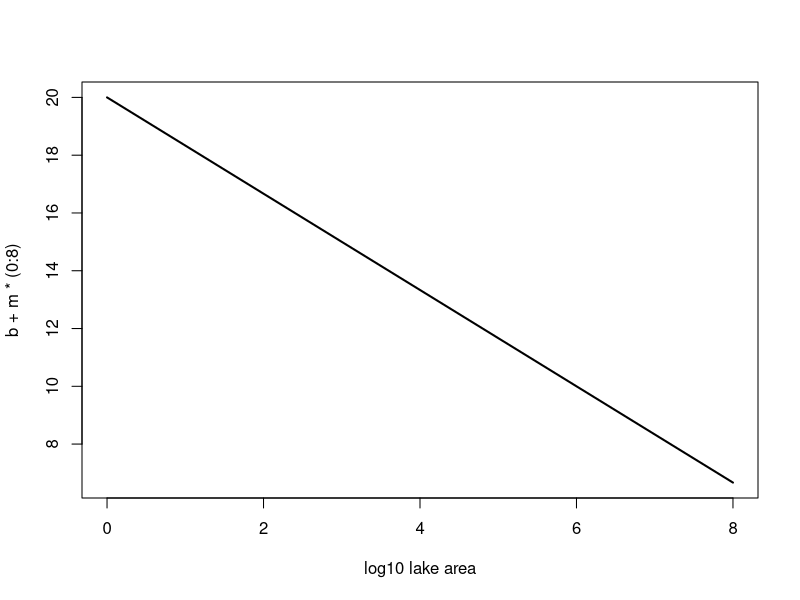
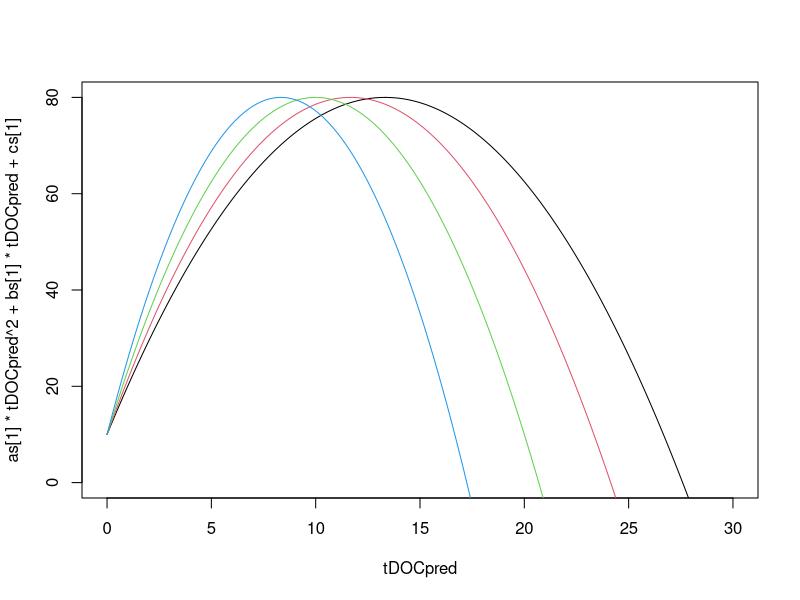
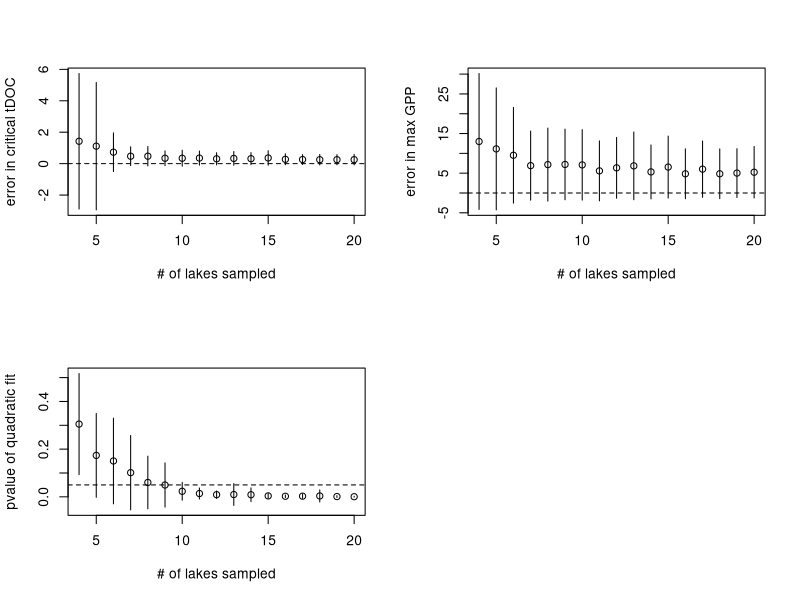
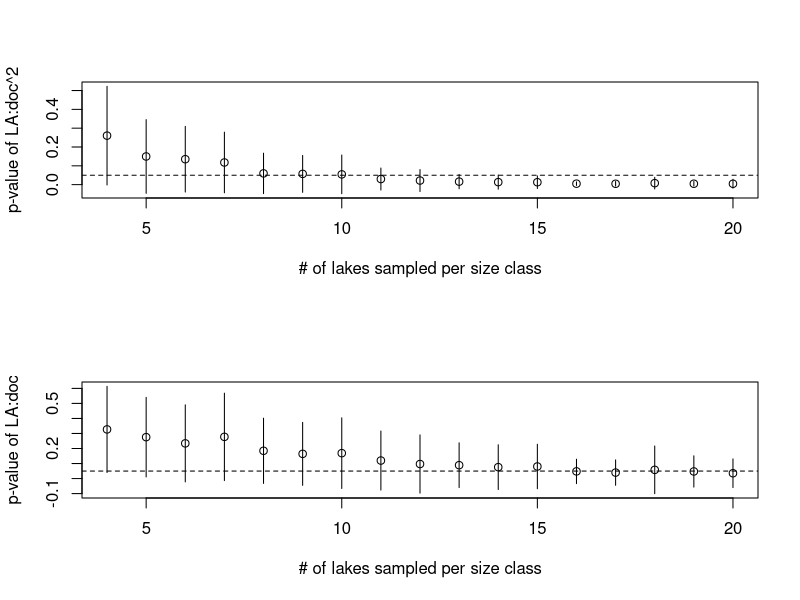
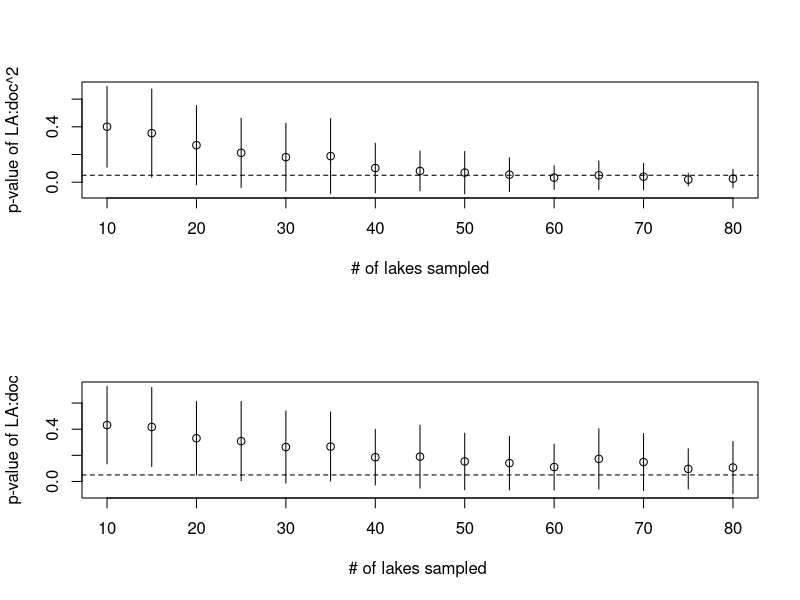
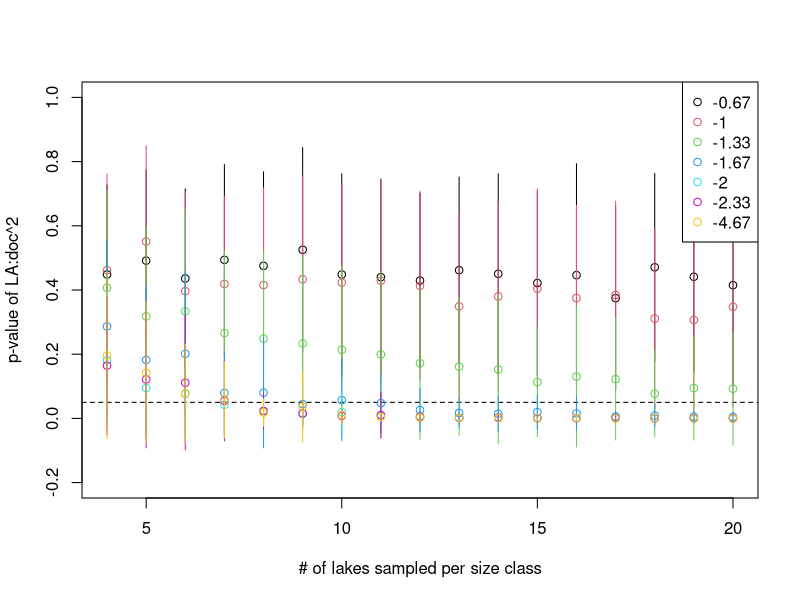
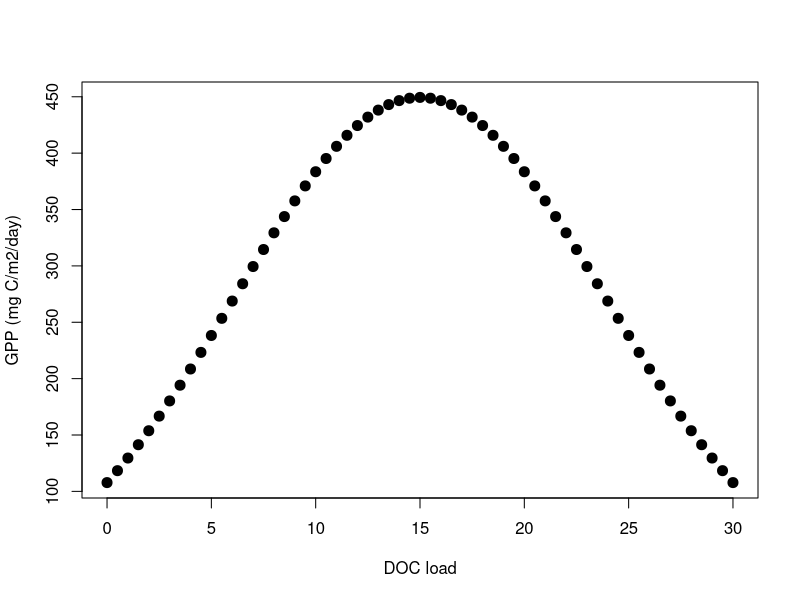

These figures' R source, in order: (Note: this script raises an error after producing the figures.)
### power analysis for lake size effect on critical productivity relationship
### ecosystems proposal 2016
### 7-9-16
### SEJ

# assume linear relationship between tDOC load and critical tDOC level
b=20
m=-(10/6)		# presumably smaller this is the harder it is to detect differences

plot(0:8,b+m*(0:8),type='l',xlab="log10 lake area",lwd=2)

### deriving maximum and critical value from quadratic coefficients a, b, and c
# a must be negative to have a maximum
# maxProd=c-b^2/(4*a)
# crit=-b/(2*a)

maxProd=80		#mmol O2 m-3 d-1

LAs=10^c(4,5,6,7)
crits=b+m*log10(LAs)
C=10

as=(C-maxProd)/crits^2
bs=-2*as*crits
cs=as*crits^2+maxProd

tDOCpred=seq(0,30,0.1)

plot(tDOCpred,as[1]*tDOCpred^2+bs[1]*tDOCpred+cs[1],type='l',xlim=c(0,30),ylim=c(0,maxProd),col=1)
for(i in 2:length(crits)){
  lines(tDOCpred,as[i]*tDOCpred^2+bs[i]*tDOCpred+cs[i],col=i)
}


# assuming C.V. of GPP is ~25%
# pick lakes within 25% of target size

### how many lakes to get significant quadratic fit
# function to get p-value from lm object
lmp<-function(m){
  f=summary(m)$fstatistic
  p=pf(f[1],f[2],f[3],lower.tail=F)
  return(p)
}

# function to generate DOC-GPP survey data with noise and report performance vs. non-noise model fit
fitGPPvDOC<-function(N,LA,b=20,m=-10/6,C=10,maxProd=80){
  doc=runif(N,min=seq(0,(20-20/N),length.out=N),max=seq((20/N),20,length.out=N))
  doc2=doc*doc
  LAs=runif(N,LA*0.75,LA*1.25)
  
  crits=b+m*log10(LAs)
  as=(C-maxProd)/crits^2
  bs=-2*as*crits
  cs=as*crits^2+maxProd

  meanGPPs=as*doc^2+bs*doc+cs
  GPPs=rnorm(N,meanGPPs,0.25*meanGPPs)
  
  meanFit=lm(meanGPPs~doc2+doc)
  mfc=coef(meanFit)
  meanV=-mfc[3]/(2*mfc[2])
  meanMax=mfc[2]*meanV^2+mfc[3]*meanV+mfc[1]
  
  fit=lm(GPPs~doc2+doc)
  fc=coef(fit)
  fitV=-fc[3]/(2*fc[2])
  fitMax=fc[2]*fitV^2+fc[3]*fitV+fc[1]
  
  return(c(meanV-fitV,meanMax-fitMax,lmp(fit)))
}

Ns=seq(4,20)
reps=100
  
#Set up a bunch of blank matrices, I think - IAO
Vdiff=matrix(NA,length(Ns),reps)
MAXdiff=Vdiff
pvalue=Vdiff

#fill with predicted values
for(i in 1:length(Ns)){
  for(j in 1:reps){
    print(c(i,j))
    cur=fitGPPvDOC(N=Ns[i],LA=1e6)
    Vdiff[i,j]=cur[1]
    MAXdiff[i,j]=cur[2]
    pvalue[i,j]=cur[3]	
  }
}

meanVdiff=rowMeans(abs(Vdiff))
sdVdiff=apply(Vdiff,1,sd)
meanMAXdiff=rowMeans(abs(MAXdiff))
sdMAXdiff=apply(MAXdiff,1,sd)
meanP=rowMeans(pvalue)
sdP=apply(pvalue,1,sd)

dev.new()
par(mfrow=c(2,2))
plot(Ns,meanVdiff,xlab="# of lakes sampled",ylab="error in critical tDOC",ylim=c(min(meanVdiff-sdVdiff),max(meanVdiff+sdVdiff)))
arrows(Ns,meanVdiff-sdVdiff,Ns,meanVdiff+sdVdiff,code=0)
abline(h=0,lty=2)
plot(Ns,meanMAXdiff,xlab="# of lakes sampled",ylab="error in max GPP",ylim=c(min(meanMAXdiff-sdMAXdiff),max(meanMAXdiff+sdMAXdiff)))
arrows(Ns,meanMAXdiff-sdMAXdiff,Ns,meanMAXdiff+sdMAXdiff,code=0)
abline(h=0,lty=2)
plot(Ns,meanP,xlab="# of lakes sampled",ylab="pvalue of quadratic fit",ylim=c(min(meanP-sdP),max(meanP+sdP)))
arrows(Ns,meanP-sdP,Ns,meanP+sdP,code=0)
abline(h=0.05,lty=2)


### how many lakes to detect size effect on critical DOC level when using lake size classes
LAclasses<-function(N,meanLAs=10^(4:7),maxProd=80,b=20,m=-10/6,C=10){
  LAs=runif((N*length(meanLAs)),rep(meanLAs*0.75,each=N),rep(meanLAs*1.25,each=N))
  doc=runif((N*length(meanLAs)),min=rep(seq(0,(20-20/N),length.out=N),length(meanLAs)),max=rep(seq((20/N),20,length.out=N),length(meanLAs)))
  doc2=doc*doc
  
  crits=b+m*log10(LAs)
  as=(C-maxProd)/crits^2
  bs=-2*as*crits
  cs=as*crits^2+maxProd
  
  meanGPPs=as*doc^2+bs*doc+cs
  GPPs=rnorm((N*length(meanLAs)),meanGPPs,0.25*meanGPPs)
  
  #plot(doc,GPPs,col=rep(1:length(meanLAs),each=N))
  fit=lm(GPPs~doc2+doc2:LAs+doc+doc:LAs)
  
  return(summary(fit)$coefficients[4:5,4])
}

Ns=4:20
reps=100

p2=matrix(NA,length(Ns),reps)
p1=p2

for(i in 1:length(Ns)){
  for(j in 1:reps){
    print(c(i,j))
    cur=LAclasses(Ns[i])
    p2[i,j]=cur[1]
    p1[i,j]=cur[2]	
  }
}

meanP2=rowMeans(p2)
sdP2=apply(p2,1,sd)
meanP1=rowMeans(p1)
sdP1=apply(p1,1,sd)

dev.new()
par(mfrow=c(2,1))
plot(Ns,meanP2,xlab="# of lakes sampled per size class",ylab="p-value of LA:doc^2",ylim=c(min(meanP2-sdP2),max(meanP2+sdP2)))
arrows(Ns,meanP2-sdP2,Ns,meanP2+sdP2,code=0)
abline(h=0.05,lty=2)
plot(Ns,meanP1,xlab="# of lakes sampled per size class",ylab="p-value of LA:doc",ylim=c(min(meanP1-sdP1),max(meanP1+sdP1)))
arrows(Ns,meanP1-sdP1,Ns,meanP1+sdP1,code=0)
abline(h=0.05,lty=2)


### how many lakes to detect size effect on critical DOC level when using lake size classes
LAunif<-function(N,minLA=1e4,maxLA=1e7,maxProd=80,b=20,m=-10/6,C=10){
  LAs=10^runif(N,log10(minLA),log10(maxLA))
  doc=runif(N,min=rep(seq(0,16,4),ceiling(N/5)),max=rep(seq(4,20,4),ceiling(N/5)))
  doc2=doc*doc
  
  crits=b+m*log10(LAs)
  as=(C-maxProd)/crits^2
  bs=-2*as*crits
  cs=as*crits^2+maxProd
  
  meanGPPs=as*doc^2+bs*doc+cs
  GPPs=rnorm(N,meanGPPs,0.25*meanGPPs)
  
  #plot(doc,GPPs,col=rep(1:length(meanLAs),each=N))
  fit=lm(GPPs~doc2+doc2:LAs+doc+doc:LAs)
  
  return(summary(fit)$coefficients[4:5,4])
}

Ns=seq(10,80,5)
reps=100

p2=matrix(NA,length(Ns),reps)
p1=p2

for(i in 1:length(Ns)){
  for(j in 1:reps){
    print(c(i,j))
    cur=LAunif(Ns[i])
    p2[i,j]=cur[1]
    p1[i,j]=cur[2]	
  }
}

meanP2=rowMeans(p2)
sdP2=apply(p2,1,sd)
meanP1=rowMeans(p1)
sdP1=apply(p1,1,sd)

dev.new()

par(mfrow=c(2,1))
plot(Ns,meanP2,xlab="# of lakes sampled",ylab="p-value of LA:doc^2",ylim=c(min(meanP2-sdP2),max(meanP2+sdP2)))
arrows(Ns,meanP2-sdP2,Ns,meanP2+sdP2,code=0)
abline(h=0.05,lty=2)
plot(Ns,meanP1,xlab="# of lakes sampled ",ylab="p-value of LA:doc",ylim=c(min(meanP1-sdP1),max(meanP1+sdP1)))
arrows(Ns,meanP1-sdP1,Ns,meanP1+sdP1,code=0)
abline(h=0.05,lty=2)



## how does minimum N per class change with slope of log-linear relationship between LA and critical tDOC
Ns=4:20
reps=100

p2=matrix(NA,length(Ns),reps)
p1=p2

# m = -4/6
for(i in 1:length(Ns)){
  for(j in 1:reps){
    print(c(i,j))
    cur=LAclasses(Ns[i],m=-4/6)
    p2[i,j]=cur[1]
    p1[i,j]=cur[2]	
  }
}

meanP2=rowMeans(p2)
sdP2=apply(p2,1,sd)
meanP1=rowMeans(p1)
sdP1=apply(p1,1,sd)

dev.new()
plot(Ns,meanP2,xlab="# of lakes sampled per size class",ylab="p-value of LA:doc^2",ylim=c(-0.2,1))
arrows(Ns,meanP2-sdP2,Ns,meanP2+sdP2,code=0)
abline(h=0.05,lty=2)

# m = -6/6
for(i in 1:length(Ns)){
  for(j in 1:reps){
    print(c(i,j))
    cur=LAclasses(Ns[i],m=-6/6)
    p2[i,j]=cur[1]
    p1[i,j]=cur[2]	
  }
}

meanP2=rowMeans(p2)
sdP2=apply(p2,1,sd)
meanP1=rowMeans(p1)
sdP1=apply(p1,1,sd)

points(Ns,meanP2,col=2)
arrows(Ns,meanP2-sdP2,Ns,meanP2+sdP2,code=0,col=2)

# m = -8/6
for(i in 1:length(Ns)){
  for(j in 1:reps){
    print(c(i,j))
    cur=LAclasses(Ns[i],m=-8/6)
    p2[i,j]=cur[1]
    p1[i,j]=cur[2]	
  }
}

meanP2=rowMeans(p2)
sdP2=apply(p2,1,sd)
meanP1=rowMeans(p1)
sdP1=apply(p1,1,sd)

points(Ns,meanP2,col=3)
arrows(Ns,meanP2-sdP2,Ns,meanP2+sdP2,code=0,col=3)

# m = -10/6
for(i in 1:length(Ns)){
  for(j in 1:reps){
    print(c(i,j))
    cur=LAclasses(Ns[i],m=-10/6)
    p2[i,j]=cur[1]
    p1[i,j]=cur[2]	
  }
}

meanP2=rowMeans(p2)
sdP2=apply(p2,1,sd)
meanP1=rowMeans(p1)
sdP1=apply(p1,1,sd)

points(Ns,meanP2,col=4)
arrows(Ns,meanP2-sdP2,Ns,meanP2+sdP2,code=0,col=4)

# m = -12/6
for(i in 1:length(Ns)){
  for(j in 1:reps){
    print(c(i,j))
    cur=LAclasses(Ns[i],m=-12/6)
    p2[i,j]=cur[1]
    p1[i,j]=cur[2]	
  }
}

meanP2=rowMeans(p2)
sdP2=apply(p2,1,sd)
meanP1=rowMeans(p1)
sdP1=apply(p1,1,sd)

points(Ns,meanP2,col=5)
arrows(Ns,meanP2-sdP2,Ns,meanP2+sdP2,code=0,col=5)

# m = -14/6
for(i in 1:length(Ns)){
  for(j in 1:reps){
    print(c(i,j))
    cur=LAclasses(Ns[i],m=-14/6)
    p2[i,j]=cur[1]
    p1[i,j]=cur[2]	
  }
}

meanP2=rowMeans(p2)
sdP2=apply(p2,1,sd)
meanP1=rowMeans(p1)
sdP1=apply(p1,1,sd)

points(Ns,meanP2,col=6)
arrows(Ns,meanP2-sdP2,Ns,meanP2+sdP2,code=0,col=6)

# m = -14/3
for(i in 1:length(Ns)){
  for(j in 1:reps){
    print(c(i,j))
    cur=LAclasses(Ns[i],m=-14/6)
    p2[i,j]=cur[1]
    p1[i,j]=cur[2]	
  }
}

meanP2=rowMeans(p2)
sdP2=apply(p2,1,sd)
meanP1=rowMeans(p1)
sdP1=apply(p1,1,sd)

points(Ns,meanP2,col=7)
arrows(Ns,meanP2-sdP2,Ns,meanP2+sdP2,code=0,col=7)

legend('topright',legend=round(c(-4/6,-6/6,-8/6,-10/6,-12/6,-14/6,-14/3),2),pch=21,col=1:7)


#################################################################
####Here I'm messing around with simulating data#################
# and attempting a power analysis for the Kelly model test#######
#################################################################

library(ggplot2)
library(tidyverse)

#####
DOC<-seq(0,30,0.5)

population_mean<-mean(DOC)
population_sd<-sd(DOC)

GPP<- dnorm(DOC, population_mean, population_sd)*10000

#Make it noisy
noise <- rnorm(length(GPP), mean=10, sd=50)
noisy.GPP <- GPP + noise

noise <- rnorm(length(DOC), mean=15, sd=0.5)
noisy.DOC <- DOC + abs(noise)



data2<-data.frame(DOC,GPP,noisy.DOC,noisy.GPP)
# data3<-data.frame(noisy.DOC,noisy.GPP)


#Fit a polynomial model 
mod<- lm(GPP ~ poly(DOC, 2))
summary(mod)

mod2<- lm(noisy.GPP ~ poly(noisy.DOC, 2))
summary(mod2)
c<-as.numeric(mod$coefficients[1])
b<-as.numeric(mod$coefficients[2])
a<-as.numeric(mod$coefficients[3])
maxGPP<-(c-b^2/(4*a))
crit<-(-b/(2*a))


plot(GPP ~ DOC, data = data2, 
     xlab = "DOC load", ylab = "GPP (mg C/m2/day)",
     pch = 20, cex = 2)
xplot = seq(0, 30, by = 1.5)
lines(xplot, predict(mod2, newdata = data.frame(advert = xplot)),
      col = "blue", lwd = 2)
abline(h=maxGPP, col="green")
abline(h=crit, col="pink")



#Simulate lake size categories
A<-"0.001-0.01"
B<-"0.01-0.1"
C<-"0.1-1"
D<-"1-10"
E<-"10-100"
lakecategories<-c(A,B,C,D,E)
lakeletters<-c("A","B","C","D","E")

lakesizes<-data.frame(lakecategories,lakeletters) %>%
  rename(randomLetters=lakeletters)
randomLetters<-rep(LETTERS[1:5], times = 1, length.out=21)

data2<-data.frame(data2, randomLetters) %>%
  left_join(., lakesizes, by = "randomLetters") 

#Power analysis on mod3, a LMM with lake size as a random effect
mod3 <- lmer(noisy.GPP ~ poly(noisy.DOC, 2) + (1|lakecategories), data=data2)
summary(model1)
plot(model1)

data2 %>%
  ggplot(aes(x=noisy.DOC, y=noisy.GPP, color=lakecategories))+
  geom_point()+geom_smooth(se=F)


set.seed(123)
powerSim(mod3)
#given this particular set up,
#The power to reject the null hypothesis of zero trend in x is about 33%

##################################################
####Power analysis a different way##########
##################################################
library(pwr)
pwr.f2.test(u=2,f2=1.94, sig.level=0.05, power=0.80)
#f2=1.94 is equivelent to R2=0.66

gam1 <- gam(noisy.GPP ~  s(DOC)+ s(lakecategories,k=11,bs="re"),
             data = data2, method = "REML", family="gaussian")
summary(gam1)
appraise(gam1)
draw(gam1)
gam.check(gam1)


##################################################
####Power analysis a different way################
####power.trend###################################
##################################################
library(sjmisc)
data(efc)
# linear fit. loess-smoothed line indicates a more
# or less cubic curve
sjp.poly(efc$c160age, efc$quol_5, 1)

# quadratic fit
sjp.poly(efc$c160age, efc$quol_5, 2)

# linear to cubic fit
sjp.poly(efc$c160age, efc$quol_5, 1:4, show.scatter = FALSE)


# fit sample model
fit <- lm(tot_sc_e ~ c12hour + e17age + e42dep, data = efc)
# inspect relationship between predictors and response
plot_model(fit, type = "slope")
# "e17age" does not seem to be linear correlated to response
# try to find appropiate polynomial. Grey line (loess smoothed)
# indicates best fit. Looks like x^4 has the best fit,
# however, only x^3 has significant p-values.
sjp.poly(fit, "e17age", 2:4, show.scatter = FALSE)

## Not run: 
# fit new model
fit <- lm(tot_sc_e ~ c12hour + e42dep + e17age + I(e17age^2) + I(e17age^3),
          data = efc)
# plot marginal effects of polynomial term
plot_model(fit, type = "pred", terms = "e17age")
